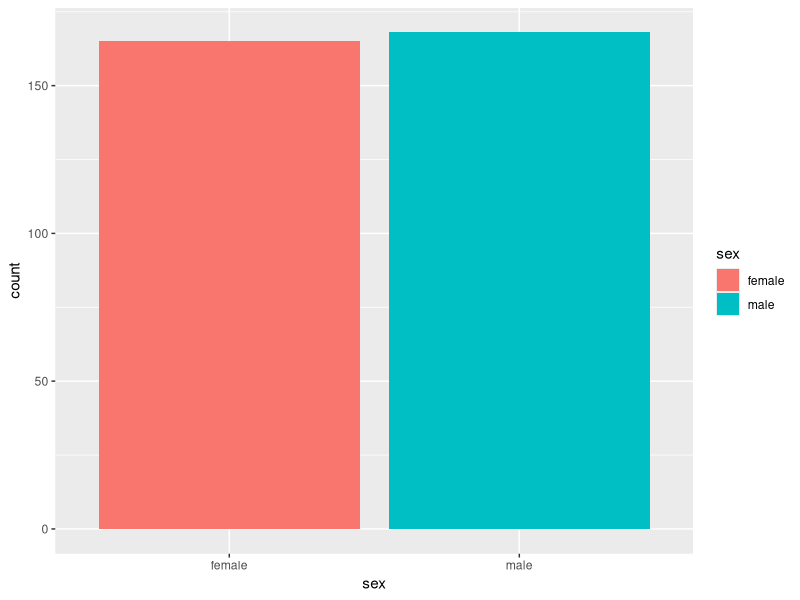
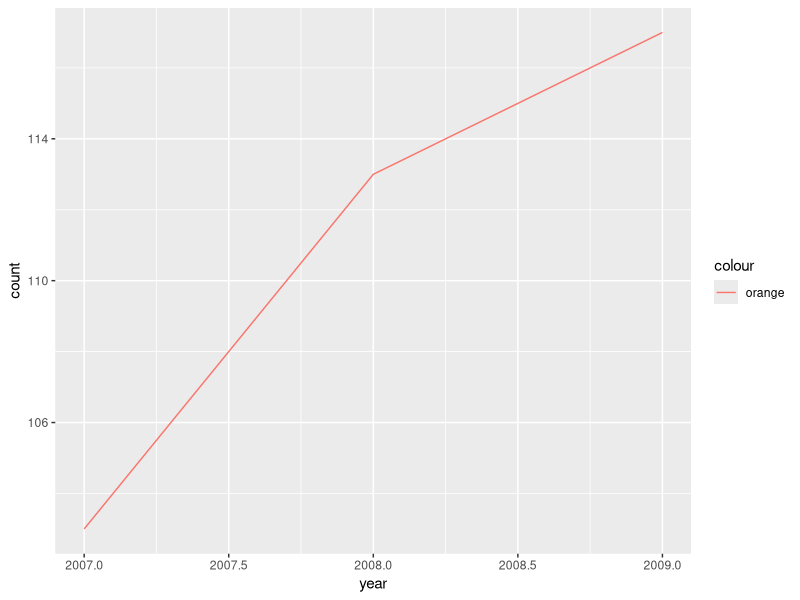
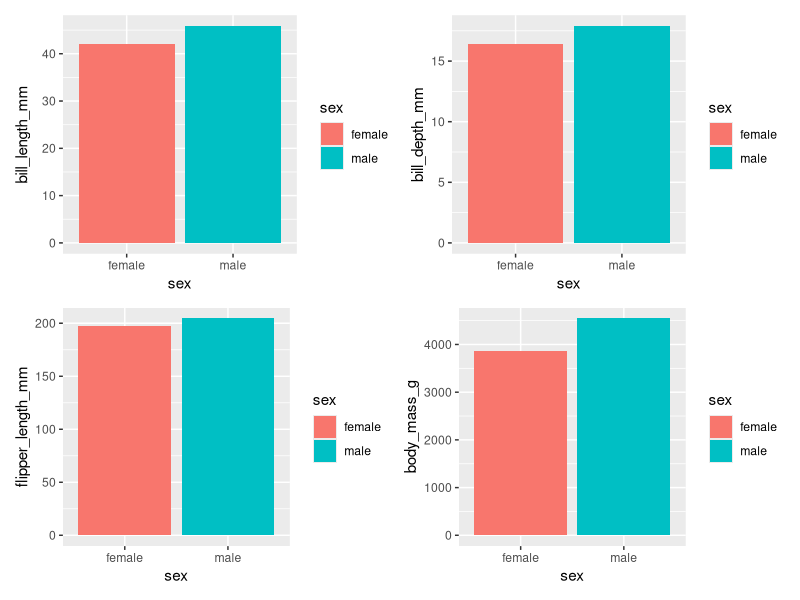
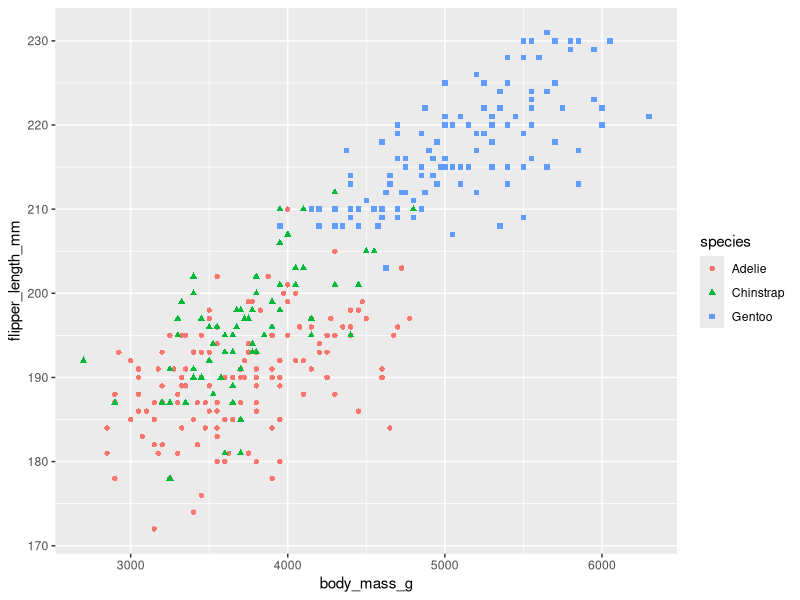
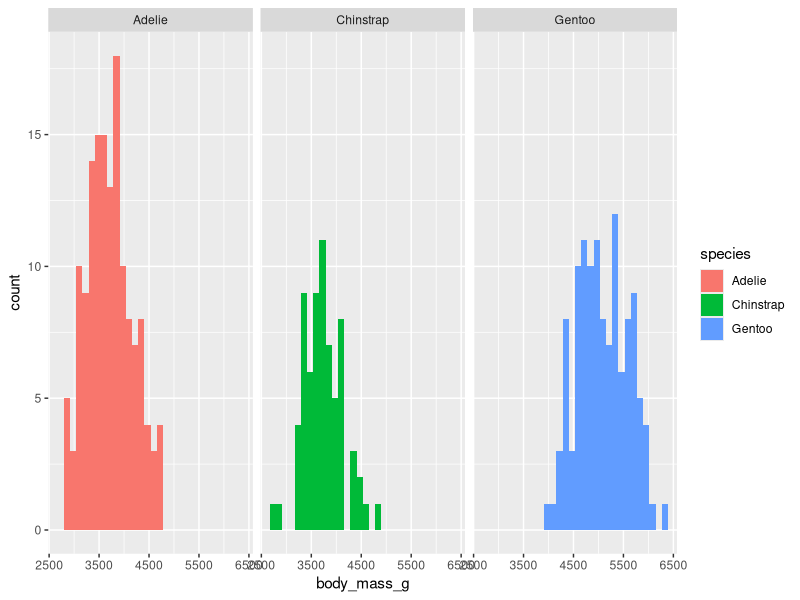

These charts were generated, in order, by the following R code:
## ---- chunk 1
knitr::opts_chunk$set(echo = TRUE)
library(dplyr)
library(palmerpenguins)
library(ggplot2)
## ---- chunk 2
pinguins <- penguins %>% tidyr::drop_na()
## ---- chunk 3
pinguins %>% 
  ggplot() +
  geom_bar(aes(x = sex, fill = sex))
## ---- chunk 4
pinguins %>% 
  count(species) %>% 
  mutate(perc = (n/sum(n)*100))
## ---- chunk 5
pinguins %>% 
  ggplot() +
  geom_line(aes(x = year, color = "orange"), stat = "count")
## ---- chunk 6
pinguins %>%
  group_by(sex) %>%
  summarize(across(where(is.numeric), mean, na.rm = TRUE)) %>% 
  select(sex, bill_length_mm, bill_depth_mm, flipper_length_mm, body_mass_g)
## ---- chunk 7
#devtools::install_github("thomasp85/patchwork")
library(patchwork)

p1 <- pinguins %>%
  group_by(sex) %>%
  summarize(across(where(is.numeric), mean, na.rm = TRUE)) %>% 
  select(sex, bill_length_mm, bill_depth_mm, flipper_length_mm, body_mass_g) %>% 
  ggplot() +
  geom_bar(aes(x = sex, y = bill_length_mm, fill = sex), stat = "identity")

p2 <- pinguins %>%
  group_by(sex) %>%
  summarize(across(where(is.numeric), mean, na.rm = TRUE)) %>% 
  select(sex, bill_length_mm, bill_depth_mm, flipper_length_mm, body_mass_g) %>% 
  ggplot() +
  geom_bar(aes(x = sex, y = bill_depth_mm, fill = sex), stat = "identity")

p3 <- pinguins %>%
  group_by(sex) %>%
  summarize(across(where(is.numeric), mean, na.rm = TRUE)) %>% 
  select(sex, bill_length_mm, bill_depth_mm, flipper_length_mm, body_mass_g) %>% 
  ggplot() +
  geom_bar(aes(x = sex, y = flipper_length_mm, fill = sex), stat = "identity")

p4 <- pinguins %>%
  group_by(sex) %>%
  summarize(across(where(is.numeric), mean, na.rm = TRUE)) %>% 
  select(sex, bill_length_mm, bill_depth_mm, flipper_length_mm, body_mass_g) %>% 
  ggplot() +
  geom_bar(aes(x = sex, y = body_mass_g, fill = sex), stat = "identity")

(p1 | p2)/(p3 | p4)
## ---- chunk 8
pinguins %>% 
  ggplot() +
  geom_point(aes(x = body_mass_g, y = flipper_length_mm, color = species, shape = species))
## ---- chunk 9
pinguins %>% 
  ggplot() +
  geom_histogram(aes(x = body_mass_g, fill = species)) +
  facet_wrap(~species)
